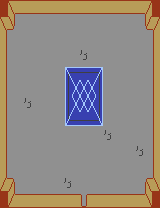

This is a level from a 2D game, rendered from its Tiled map with the project's own tilesets. A one-line summary and the map file follow, with tile-layer data summarised:
An orthogonal 20x13 tile map with 8x16 px tiles, 1 tile layer (Ground) and 1 object.

<map version="1.8" tiledversion="1.8.2" orientation="orthogonal" renderorder="right-down" width="20" height="13" tilewidth="8" tileheight="16" infinite="0" nextlayerid="3" nextobjectid="2">
 <properties>
  <property name="ID" type="int" value="3" />
 </properties>
 <tileset firstgid="1" source="IndoorTiles.tsx" />
 <layer id="1" name="Ground" width="20" height="13">
  <properties>
   <property name="Ground" value="true" />
  </properties>
  <data>[260 cells, 260 non-empty, 25 distinct tile ids]</data>
 </layer>
 <objectgroup id="2" name="objects">
  <object id="1" x="84" y="200">
   <properties>
    <property name="Entrance" value="Door" />
   </properties>
   <point />
  </object>
 </objectgroup>
</map>
